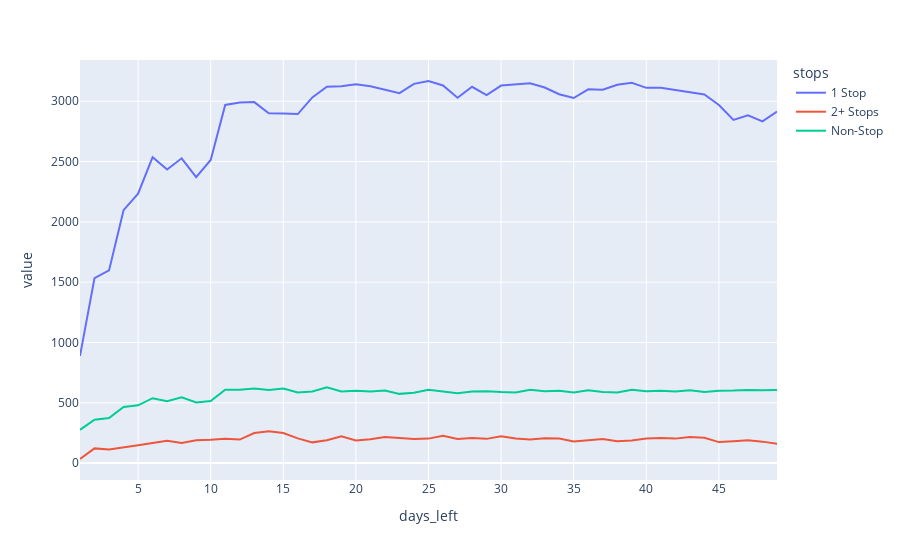

Notebook cell for this chart:
### Code cell
px.line(stops_series)

### Figure 1 — Plotly figure (JSON) as saved in the notebook; plotly's stock layout.template omitted (floating-point values rounded to 4 significant figures)
{"data": [{"hovertemplate": "stops=1 Stop<br>days_left=%{x}<br>value=%{y}<extra></extra>", "legendgroup": "1 Stop", "line": {"color": "#636efa", "dash": "solid"}, "marker": {"symbol": "circle"}, "mode": "lines", "name": "1 Stop", "orientation": "v", "showlegend": true, "type": "scatter", "x": [1, 2, 3, 4, 5, 6, 7, 8, 9, 10, 11, 12, 13, 14, 15, 16, 17, 18, 19, 20, 21, 22, 23, 24, 25, 26, 27, 28, 29, 30, 31, 32, 33, 34, 35, 36, 37, 38, 39, 40, 41, 42, 43, 44, 45, 46, 47, 48, 49], "xaxis": "x", "y": [889, 1534, 1598, 2097, 2234, 2536, 2434, 2527, 2371, 2513, 2969, 2989, 2993, 2900, 2898, 2894, 3032, 3121, 3124, 3142, 3125, 3094, 3067, 3144, 3168, 3131, 3029, 3120, 3051, 3130, 3141, 3149, 3114, 3058, 3027, 3099, 3095, 3137, 3154, 3111, 3111, 3093, 3071, 3057, 2969, 2846, 2884, 2833, 2915], "yaxis": "y"}, {"hovertemplate": "stops=2+ Stops<br>days_left=%{x}<br>value=%{y}<extra></extra>", "legendgroup": "2+ Stops", "line": {"color": "#EF553B", "dash": "solid"}, "marker": {"symbol": "circle"}, "mode": "lines", "name": "2+ Stops", "orientation": "v", "showlegend": true, "type": "scatter", "x": [1, 2, 3, 4, 5, 6, 7, 8, 9, 10, 11, 12, 13, 14, 15, 16, 17, 18, 19, 20, 21, 22, 23, 24, 25, 26, 27, 28, 29, 30, 31, 32, 33, 34, 35, 36, 37, 38, 39, 40, 41, 42, 43, 44, 45, 46, 47, 48, 49], "xaxis": "x", "y": [34, 122, 113, 128, 148, 166, 186, 167, 190, 194, 202, 195, 249, 263, 250, 205, 172, 189, 223, 188, 197, 217, 207, 199, 203, 226, 199, 208, 201, 223, 204, 195, 206, 204, 179, 190, 200, 182, 188, 203, 208, 203, 216, 210, 174, 181, 190, 178, 160], "yaxis": "y"}, {"hovertemplate": "stops=Non-Stop<br>days_left=%{x}<br>value=%{y}<extra></extra>", "legendgroup": "Non-Stop", "line": {"color": "#00cc96", "dash": "solid"}, "marker": {"symbol": "circle"}, "mode": "lines", "name": "Non-Stop", "orientation": "v", "showlegend": true, "type": "scatter", "x": [1, 2, 3, 4, 5, 6, 7, 8, 9, 10, 11, 12, 13, 14, 15, 16, 17, 18, 19, 20, 21, 22, 23, 24, 25, 26, 27, 28, 29, 30, 31, 32, 33, 34, 35, 36, 37, 38, 39, 40, 41, 42, 43, 44, 45, 46, 47, 48, 49], "xaxis": "x", "y": [276, 360, 373, 465, 479, 538, 513, 545, 502, 515, 608, 608, 619, 606, 618, 586, 594, 628, 594, 600, 594, 602, 574, 583, 608, 595, 580, 594, 595, 589, 586, 608, 595, 599, 585, 603, 589, 586, 608, 595, 600, 594, 604, 589, 600, 602, 607, 605, 606], "yaxis": "y"}], "layout": {"autosize": true, "legend": {"title": {"text": "stops"}, "tracegroupgap": 0}, "margin": {"t": 60}, "xaxis": {"anchor": "y", "autorange": true, "domain": [0, 1], "range": [1, 49], "title": {"text": "days_left"}, "type": "linear"}, "yaxis": {"anchor": "x", "autorange": true, "domain": [0, 1], "range": [-140.1, 3342.0], "title": {"text": "value"}, "type": "linear"}}}
